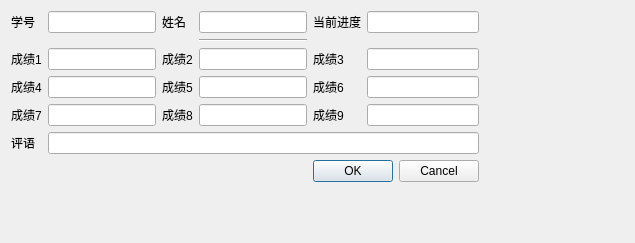
<?xml version="1.0" encoding="UTF-8"?>
<ui version="4.0">
 <class>ChangeScoreDialog</class>
 <widget class="QDialog" name="ChangeScoreDialog">
  <property name="geometry">
   <rect>
    <x>0</x>
    <y>0</y>
    <width>635</width>
    <height>243</height>
   </rect>
  </property>
  <property name="windowTitle">
   <string>成绩修改</string>
  </property>
  <layout class="QFormLayout" name="formLayout">
   <item row="0" column="0">
    <layout class="QGridLayout" name="gridLayout">
     <item row="0" column="2">
      <widget class="QLabel" name="label_2">
       <property name="text">
        <string>姓名</string>
       </property>
      </widget>
     </item>
     <item row="0" column="1">
      <widget class="QLineEdit" name="idEdit">
       <property name="readOnly">
        <bool>true</bool>
       </property>
      </widget>
     </item>
     <item row="4" column="2">
      <widget class="QLabel" name="label_11">
       <property name="text">
        <string>成绩8</string>
       </property>
      </widget>
     </item>
     <item row="2" column="2">
      <widget class="QLabel" name="label_5">
       <property name="text">
        <string>成绩2</string>
       </property>
      </widget>
     </item>
     <item row="0" column="3">
      <widget class="QLineEdit" name="nameEdit">
       <property name="readOnly">
        <bool>true</bool>
       </property>
      </widget>
     </item>
     <item row="2" column="0">
      <widget class="QLabel" name="label_4">
       <property name="text">
        <string>成绩1</string>
       </property>
      </widget>
     </item>
     <item row="3" column="4">
      <widget class="QLabel" name="label_9">
       <property name="text">
        <string>成绩6</string>
       </property>
      </widget>
     </item>
     <item row="3" column="1">
      <widget class="QLineEdit" name="level_4_Edit"/>
     </item>
     <item row="0" column="4">
      <widget class="QLabel" name="label_3">
       <property name="text">
        <string>当前进度</string>
       </property>
      </widget>
     </item>
     <item row="2" column="3">
      <widget class="QLineEdit" name="level_2_Edit"/>
     </item>
     <item row="2" column="1">
      <widget class="QLineEdit" name="level_1_Edit"/>
     </item>
     <item row="1" column="3">
      <widget class="Line" name="line">
       <property name="orientation">
        <enum>Qt::Horizontal</enum>
       </property>
      </widget>
     </item>
     <item row="6" column="4" colspan="2">
      <widget class="QDialogButtonBox" name="buttonBox">
       <property name="orientation">
        <enum>Qt::Horizontal</enum>
       </property>
       <property name="standardButtons">
        <set>QDialogButtonBox::Cancel|QDialogButtonBox::Ok</set>
       </property>
      </widget>
     </item>
     <item row="0" column="5">
      <widget class="QLineEdit" name="levelEdit">
       <property name="readOnly">
        <bool>false</bool>
       </property>
      </widget>
     </item>
     <item row="4" column="0">
      <widget class="QLabel" name="label_10">
       <property name="text">
        <string>成绩7</string>
       </property>
      </widget>
     </item>
     <item row="3" column="3">
      <widget class="QLineEdit" name="level_5_Edit"/>
     </item>
     <item row="4" column="3">
      <widget class="QLineEdit" name="level_8_Edit"/>
     </item>
     <item row="5" column="0">
      <widget class="QLabel" name="label_13">
       <property name="text">
        <string>评语</string>
       </property>
      </widget>
     </item>
     <item row="3" column="5">
      <widget class="QLineEdit" name="level_6_Edit"/>
     </item>
     <item row="2" column="4">
      <widget class="QLabel" name="label_6">
       <property name="text">
        <string>成绩3</string>
       </property>
      </widget>
     </item>
     <item row="4" column="1">
      <widget class="QLineEdit" name="level_7_Edit"/>
     </item>
     <item row="3" column="0">
      <widget class="QLabel" name="label_7">
       <property name="text">
        <string>成绩4</string>
       </property>
      </widget>
     </item>
     <item row="5" column="1" colspan="5">
      <widget class="QLineEdit" name="remarkEdit"/>
     </item>
     <item row="0" column="0">
      <widget class="QLabel" name="label">
       <property name="text">
        <string>学号</string>
       </property>
      </widget>
     </item>
     <item row="4" column="4">
      <widget class="QLabel" name="label_12">
       <property name="text">
        <string>成绩9</string>
       </property>
      </widget>
     </item>
     <item row="3" column="2">
      <widget class="QLabel" name="label_8">
       <property name="text">
        <string>成绩5</string>
       </property>
      </widget>
     </item>
     <item row="4" column="5">
      <widget class="QLineEdit" name="level_9_Edit"/>
     </item>
     <item row="2" column="5">
      <widget class="QLineEdit" name="level_3_Edit"/>
     </item>
    </layout>
   </item>
  </layout>
 </widget>
 <resources/>
 <connections>
  <connection>
   <sender>buttonBox</sender>
   <signal>accepted()</signal>
   <receiver>ChangeScoreDialog</receiver>
   <slot>accept()</slot>
   <hints>
    <hint type="sourcelabel">
     <x>248</x>
     <y>254</y>
    </hint>
    <hint type="destinationlabel">
     <x>157</x>
     <y>274</y>
    </hint>
   </hints>
  </connection>
  <connection>
   <sender>buttonBox</sender>
   <signal>rejected()</signal>
   <receiver>ChangeScoreDialog</receiver>
   <slot>reject()</slot>
   <hints>
    <hint type="sourcelabel">
     <x>316</x>
     <y>260</y>
    </hint>
    <hint type="destinationlabel">
     <x>286</x>
     <y>274</y>
    </hint>
   </hints>
  </connection>
 </connections>
</ui>
